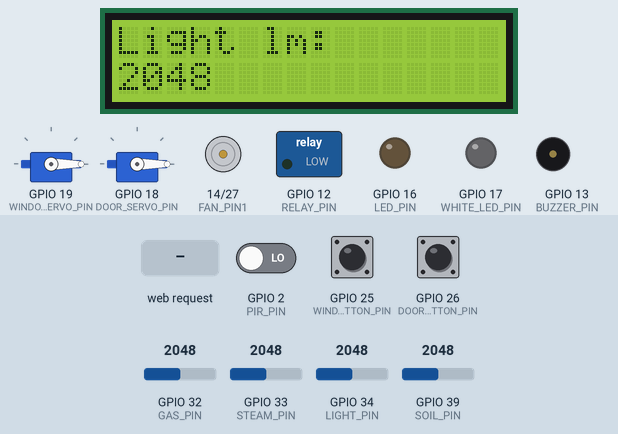
The program below on a simulated ESP32. On the bench: 2 × servo, 16×2 character LCD, motor-driver pin pairs drawn as motors (green arrow = first pin HIGH = forward, orange = second pin HIGH = backward, longer = more drive), switched loads named in the program (green lamp = pin HIGH), output pins drawn as LEDs (lit = HIGH), buzzer (waves = sounding). Dashed ring = blinking. The test bench sets the inputs (shaded band); at power-on: GPIO 34 (LIGHT_PIN) = 2048, GPIO 2 (PIR_PIN) LOW, GPIO 25 (WINDOW_BUTTON_PIN) HIGH, GPIO 26 (DOOR_BUTTON_PIN) HIGH, GPIO 32 (GAS_PIN) = 2048, GPIO 33 (STEAM_PIN) = 2048, GPIO 39 (SOIL_PIN) = 2048. WiFi joins after 1.5 s; servers stay silent unless stated; what the program prints to the serial monitor is not drawn.

Above: at 5.5 s.
5.6 s: GPIO 34 (LIGHT_PIN) set to 219
At 6.3 s:
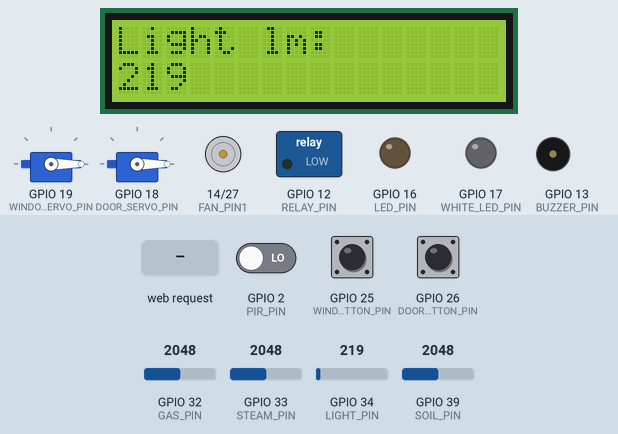
7.1 s: GPIO 34 (LIGHT_PIN) set to 190
At 7.9 s:
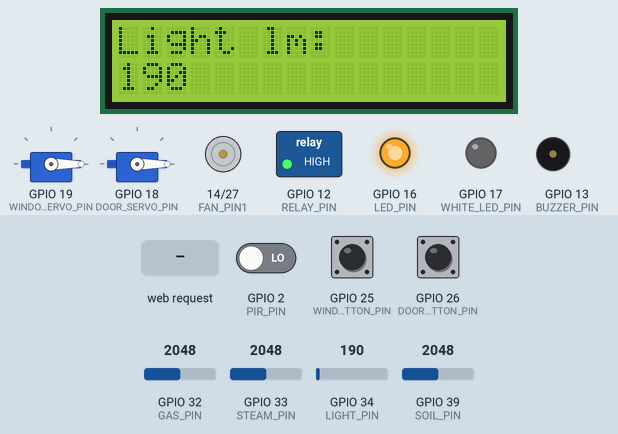
8.7 s: GPIO 2 (PIR_PIN) driven HIGH
At 9.5 s:
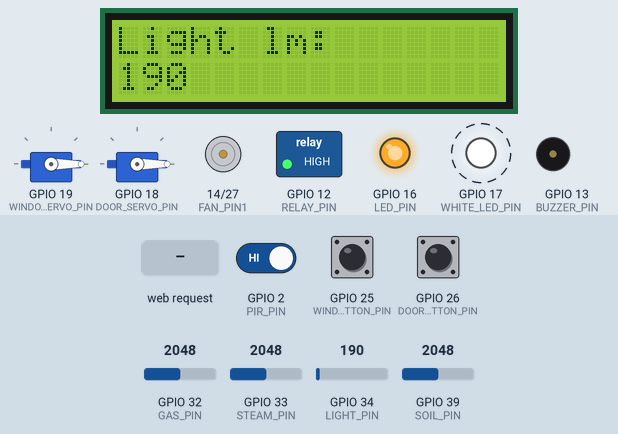
11.7 s: HTTP request GET /fan/on received
At 13.24 s:
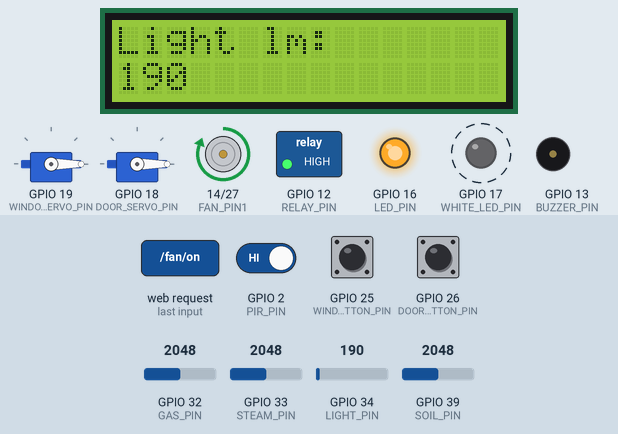
14.6 s: GPIO 34 (LIGHT_PIN) set to 440
At 16.0 s:
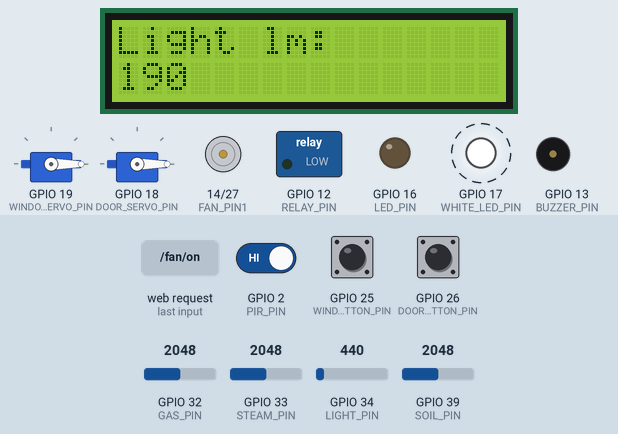
17.6 s: GPIO 25 (WINDOW_BUTTON_PIN) pulled LOW for 1 s
At 34.9 s:
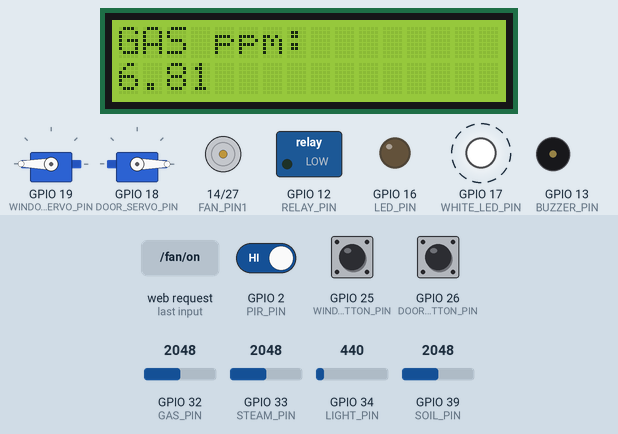
Timing chart, 0 to 35.8 s (numbered marks = the images above; inputs shaded):
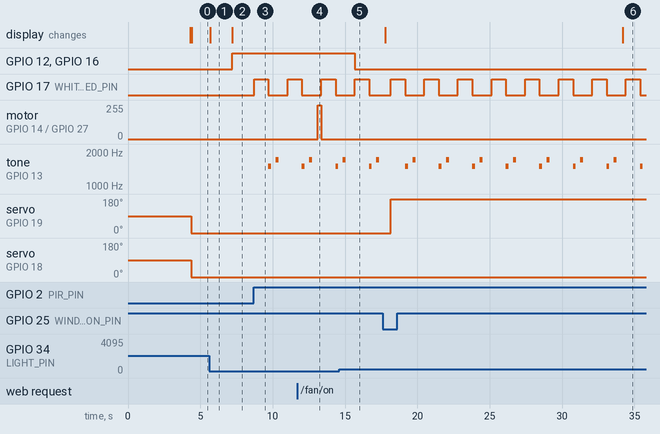

Measured:
- the behaviour switches between 200 and 199 on GPIO 34 (LIGHT_PIN) (found by bisection; images 1 and 2)
- after the input at 5.6 s, the display: changes after 0.10 s (image 1)
- after the input at 7.1 s, GPIO 12 (RELAY_PIN), GPIO 16 (LED_PIN): LOW → HIGH after 0.09 s; the display: changes after 0.11 s (image 2)
- after the input at 8.7 s, GPIO 17 (WHITE_LED_PIN): LOW → HIGH at once, → LOW 1.0 s later, → HIGH 1.3 s later; tone on GPIO 13 (BUZZER_PIN): silent → 1500 Hz after 1.0 s, → silent 0.20 s later, → 1700 Hz 0.30 s later, → silent 0.20 s later
- after the input at 11.7 s, motor on GPIO 14 (FAN_PIN1) / GPIO 27 (FAN_PIN2): stopped → forward 255/255 after 1.4 s, → stopped 0.22 s later
- after the input at 14.6 s, GPIO 12 (RELAY_PIN), GPIO 16 (LED_PIN): HIGH → LOW after 1.1 s
- after the input at 17.6 s, servo on GPIO 19 (WINDOW_SERVO_PIN): 0° → 180° after 0.57 s

The program:

main.cpp
```cpp
#include <Arduino.h>
#include "config.h"
// MotorsControl
#include "motors/Buttons/Buttons.h"
#include "motors/Servos/Servos.h"
// Wi-Fi
#include "network/WebServer/WebServer.h"
#include "network/WiFiManager/WiFiManager.h"
// Sensors
#include "sensors/Sensors.h"
// Display
#include "display/Display.h"

// Motors
ServoControl servos;
// Sensors
GasSensor gas;
LightSensor light;
SoilSensor soil;
SteamSensor steam;
PirSensor pir;
// Display
Display display;


unsigned long lastSwitchTime = 0;
const unsigned long interval = 30000;
int screenMode = 0;


void setup() {
    // Wifi
    Serial.begin(115200);
    delay(300);
    Serial.println();
    Serial.println("Booting ESP32...");
    setupWiFi();
    setupWebServer();
    Serial.println("System ready.");
    // MotorsControl
    Buttons_setup();
    servos.setup();
    // Sensors
    setupDangerHardware(); // initialization of conclusions
    light.setup();
    gas.setup();
    gas.calibrate();
    soil.setup();
    pir.setup();
    // Display
    display.setup();
}


void loop() {
    Buttons_update();
    servos.update();

    unsigned long currentTime = millis();

    if (currentTime - lastSwitchTime >= interval) {
        screenMode = (screenMode + 1) % 4;
        lastSwitchTime = currentTime;
    }

    light.update();
    light.controlLED();

    gas.update();
    gas.controlFan();
    soil.update();
    steam.update();
    pir.detected();

    server.handleClient();

    if (screenMode == 0) {
        int val = light.getValue();
        display.printLight(val);
        Serial.print("Light: ");
        Serial.println(val);
    }
    else if (screenMode == 1) {
        float ppm = gas.getPPM();
        display.printGas(ppm);
        Serial.print("Gas: ");
        Serial.println(ppm);
    }
    else if (screenMode == 2) {
        int val = soil.getValue();
        display.printHimiditty(val);
        Serial.print("Soil Humidity: ");
        Serial.println(val);
    }
    else if (screenMode == 3) {
        int val = steam.getValue();
        display.printSteam(val);
        Serial.print("Steam: ");
        Serial.println(val);
    }

    delay(200);
}
```

Display.cpp
```cpp
#include "Display.h"

Display::Display() : lcd(0x27, 16, 2) { }

void Display::setup() {
    lcd.begin();
    lcd.backlight();
    lcd.setCursor(0, 0);
}

void Display::printGas(float ppm) {
    lcd.clear();
    lcd.setCursor(0, 0);
    lcd.print("GAS ppm:");
    lcd.setCursor(0, 1);
    lcd.print(ppm);
}

void Display::printLight(int value) {
    lcd.clear();
    lcd.setCursor(0, 0);
    lcd.print("Light lm:");
    lcd.setCursor(0, 1);
    lcd.print(value);
}

void Display::printHimiditty(int value) {
    lcd.clear();
    lcd.setCursor(0, 0);
    lcd.print("Soil Humidity %:");
    lcd.setCursor(0, 1);
    lcd.print(value);
}


void Display::printSteam(int value) {
    lcd.clear();
    lcd.setCursor(0, 0);
    lcd.print("Steam Value:");
    lcd.setCursor(0, 1);
    lcd.print(value);
}
```

Display.h
```cpp
#ifndef DISPLAY_H
#define DISPLAY_H

#include <Arduino.h>
#include <Wire.h>
#include <LiquidCrystal_I2C.h>
#include "config.h"

class Display {
  private:
    LiquidCrystal_I2C lcd;
  public:
    Display();
    void setup();
    void printGas(float ppm);
    void printLight(int value);
    void printHimiditty(int value);
    void printSteam (int value);
};

#endif
```

Buttons.cpp
```cpp
#include "Buttons.h"

int WindowState = 0;
int DoorState = 0;

void Buttons_setup() {
    pinMode(WINDOW_BUTTON_PIN, INPUT_PULLUP);
    pinMode(DOOR_BUTTON_PIN, INPUT_PULLUP);
}

void Buttons_update() {
    WindowState = digitalRead(WINDOW_BUTTON_PIN);
    DoorState = digitalRead(DOOR_BUTTON_PIN);
}
```

Buttons.h
```cpp
#ifndef BUTTONS_H
#define BUTTONS_H

#include <Arduino.h>
#include "config.h"

extern int WindowState;
extern int DoorState;

void Buttons_setup();
void Buttons_update();

#endif
```

Servos.cpp
```cpp
#include "Servos.h"

void ServoControl::setup() {
    servoWindow.attach(WINDOW_SERVO_PIN);
    servoDoor.attach(DOOR_SERVO_PIN);
}

void ServoControl::update() {
    static bool windowPos = false;
    static bool doorPos = false;

    if (WindowState == LOW) {
        windowPos = !windowPos;
        delay(200);
    }
    if (DoorState == LOW) {
        doorPos = !doorPos;
        delay(200);
    }

    servoWindow.write(windowPos ? 180 : 0);
    servoDoor.write(doorPos ? 180 : 0);
}
```

Servos.h
```cpp
#ifndef SERVOCONTROL_H
#define SERVOCONTROL_H

#include <Arduino.h>
#include <ESP32Servo.h>
#include "../Buttons/Buttons.h"
#include "config.h"


class ServoControl {
private:
    Servo servoWindow;
    Servo servoDoor;

public:
    void setup();
    void update();
    void setWindowPos(int angle) { servoWindow.write(angle); }
    void setDoorPos(int angle) { servoDoor.write(angle); }
};


#endif
```

WebServer.cpp
```cpp
#include "WebServer.h"
#include "sensors/Sensors.h"
#include "motors/Servos/Servos.h"

extern PirSensor pir;
extern SoilSensor soil;
extern LightSensor light;
extern SteamSensor steam;
extern GasSensor gas;
extern ServoControl servos;

// ============= FAN CONTROL =============
bool fanState = false;
bool fanManualMode = false;
bool ledState = false;


WebServer server(80);

// ============= HTML =============
const char* index_html = R"rawliteral(
<!DOCTYPE html>
<html>
<head>
    <meta charset="UTF-8">
    <title>Smart Home ESP32</title>
    <style>
        body {
            background: #111;
            color: white;
            font-family: Arial;
            padding: 20px;
        }
        button {
            width: 180px;
            padding: 10px;
            margin: 5px;
            font-size: 16px;
            border: none;
            border-radius: 6px;
            cursor: pointer;
        }
        .on { background: #28a745; }
        .off { background: #dc3545; }
        .block { margin-bottom: 20px; }
        .sensorBox { padding: 10px; font-size: 18px; }
    </style>
    <script>
        async function sendReq(url) {
            await fetch(url);
        }

        async function updateSensors() {
            let pir    = await fetch('/sensor/pir').then(r => r.text());
            let soil   = await fetch('/sensor/soil').then(r => r.text());
            let light  = await fetch('/sensor/light').then(r => r.text());
            let steam  = await fetch('/sensor/steam').then(r => r.text());
            let gas    = await fetch('/sensor/gas').then(r => r.text());

            document.getElementById('pir').innerText   = pir;
            document.getElementById('soil').innerText  = soil;
            document.getElementById('light').innerText = light;
            document.getElementById('steam').innerText = steam;
            document.getElementById('gas').innerText   = gas;
        }

        setInterval(updateSensors, 2000);
    </script>
</head>
<body>

<h2>ESP32 Smart Home Control</h2>

<div class="block">
    <h3>LED</h3>
    <button class="on" onclick="sendReq('/led/on')">LED Activate</button>
</div>

<div class="block">
    <h3>White LED</h3>
    <button class="on" onclick="sendReq('/white/on')">White Activate</button>
</div>

<div class="block">
    <h3>Fan Control</h3>
    <button class="on" onclick="sendReq('/fan/on')">Fan Activate</button>
</div>

<div class="block">
    <h3>Window Servo</h3>
    <button class="on" onclick="sendReq('/servo/window/open')">Open Window</button>
    <button class="off" onclick="sendReq('/servo/window/close')">Close Window</button>
</div>

<div class="block">
    <h3>Door Servo</h3>
    <button class="on" onclick="sendReq('/servo/door/open')">Open Door</button>
    <button class="off" onclick="sendReq('/servo/door/close')">Close Door</button>
</div>

<div class="block">
    <h3>Sensors (auto update)</h3>
    <div class="sensorBox">Soil: <span id="soil">...</span></div>
    <div class="sensorBox">Light: <span id="light">...</span></div>
    <div class="sensorBox">Steam: <span id="steam">...</span></div>
    <div class="sensorBox">Gas: <span id="gas">...</span></div>
</div>

</body>
</html>
)rawliteral";

// ============ SERVER ==============
void setupWebServer() {

    server.on("/", []() {
        server.send(200, "text/html", index_html);
    });

    // =========== FAN ===============
    pinMode(FAN_PIN1, OUTPUT);
    pinMode(FAN_PIN2, OUTPUT);

    server.on("/fan/on", []() {
        fanManualMode = true;
        fanState = true;

        digitalWrite(FAN_PIN1, HIGH);
        digitalWrite(FAN_PIN2, LOW);

        server.send(200, "text/plain", "FAN_ON");
    });

    server.on("/fan/off", []() {
        fanState = false;
        fanManualMode = false;

        digitalWrite(FAN_PIN1, LOW);
        digitalWrite(FAN_PIN2, LOW);

        server.send(200, "text/plain", "FAN_OFF");
    });

    // ======== LED ========
    // LED
    server.on("/led/on",  []() { ledState = true; digitalWrite(LED_PIN, HIGH); server.send(200,"text/plain","LED_ON"); });

    // White LED
    server.on("/white/on",  []() { digitalWrite(WHITE_LED_PIN, HIGH); server.send(200,"text/plain","WHITE_LED_ON"); });

    // ======== Sensors ========
    server.on("/sensor/soil",  [](){ soil.update(); server.send(200,"text/plain", String(soil.getValue())); });
    server.on("/sensor/light", [](){ light.update(); server.send(200,"text/plain", String(light.getValue())); });
    server.on("/sensor/steam", [](){ steam.update(); server.send(200,"text/plain", String(steam.getValue())); });
    server.on("/sensor/gas",   [](){ gas.update();   server.send(200,"text/plain", String(gas.getPPM())); });

    server.begin();
    Serial.println("WebServer started!");
}
```

WebServer.h
```cpp
#ifndef WEBSERVER_H
#define WEBSERVE_H

#pragma once
#include <WebServer.h>
#include "config.h"
#include "sensors/Sensors.h"

extern PirSensor pir;
extern SoilSensor soil;
extern LightSensor light;
extern SteamSensor steam;
extern GasSensor gas;
extern WebServer server;

void setupWebServer();
void handleWebServer();
extern const char* index_html;

#endif
```

WiFiManager.cpp
```cpp
#include "WiFiManager.h"
#include <WiFi.h>
#include "config.h"

void setupWiFi() {
    Serial.println("Connecting to Wi-Fi...");
    WiFi.begin(WIFI_SSID, WIFI_PASSWORD);

    while (WiFi.status() != WL_CONNECTED) {
        delay(500);
        Serial.print(".");
    }

    Serial.println();
    Serial.println("WiFi connected!");

    IPAddress ip = WiFi.localIP();

    Serial.print("IP address: ");
    Serial.println(ip);

    Serial.println();
    Serial.print("Open web interface: http://");
    Serial.println(ip);
}
```

WiFiManager.h
```cpp
#pragma once

void setupWiFi();
    
```

Sensors.cpp
```cpp
#include "Sensors.h"
#include <math.h>


// ----------------------- PIR -----------------------
void PirSensor::setup() {
    pinMode(PIR_PIN, INPUT);
}

void PirSensor::detected() {
    if (digitalRead(PIR_PIN) == HIGH) {
        dangerLight();
        alertBuzzerOnce();
    }
}


// ----------------------- SOIL -----------------------

void SoilSensor::setup() {
    pinMode(SOIL_PIN, INPUT);
}

void SoilSensor::update() {
    value = analogRead(SOIL_PIN);
}

void SoilSensor::controlWarm() {
    if (value > 3000) {
        dangerLight();
        alertBuzzerOnce();
    }
}

int SoilSensor::getValue() {
    return value;
}

// ----------------------- LIGHT -----------------------

void LightSensor::setup() {
    pinMode(LIGHT_PIN, INPUT);
    pinMode(LED_PIN, OUTPUT);
    pinMode(RELAY_PIN, OUTPUT);
}

void LightSensor::update() {
    value = analogRead(LIGHT_PIN);
}

void LightSensor::controlLED() {
    if (value < 200) {
        digitalWrite(LED_PIN, HIGH);
        digitalWrite(RELAY_PIN, HIGH);
    } else {
        digitalWrite(LED_PIN, LOW);
        digitalWrite(RELAY_PIN, LOW);
    }
}

int LightSensor::getValue() {
    return value;
}

// ----------------------- Steam -----------------------

void SteamSensor::setup() {
    pinMode(STEAM_PIN, INPUT);
}

void SteamSensor::update() {
    value = analogRead(STEAM_PIN);
}

void SteamSensor::controlPump() {
    if (value > 700) {
        enterDanger();
        alertBuzzerOnce();
    } else {exitDanger();}
}

int SteamSensor::getValue() {
    return value;
}

// ----------------------- GAS -----------------------

#define RL 10.0f
float GasSensor::RO = 10.0f;

void GasSensor::setup() {
    pinMode(GAS_PIN, INPUT);
}

void GasSensor::update() {
    lastRaw = analogRead(GAS_PIN);
}

void GasSensor::calibrate() {
    long sum = 0;
    for (int i = 0; i < 50; i++) {
        int raw = analogRead(GAS_PIN);
        float Vrl = raw * 3.3f / 4095.0f;
        float Rs = (3.3f - Vrl) / Vrl * RL;
        sum += Rs;
        delay(50);
    }
    RO = (sum / 50.0f) / 9.83f;
    Serial.print("Calibrated RO = ");
    Serial.println(RO);
}

float GasSensor::getPPM() {
    float Vrl = lastRaw * 3.3f / 4095.0f;
    float Rs = (3.3f - Vrl) / Vrl * RL;
    float ratio = Rs / RO;
    return pow(10, (-0.45f * log10(ratio) + 1.3f));
}

void GasSensor::controlFan() {
    float ppm = getPPM();
    if (ppm > 400) {
        enterDanger();
        alertBuzzerOnce();
    } else {
        exitDanger();
    }
}
```

Sensors.h
```cpp
#ifndef SENSORS_H
#define SENSORS_H

#include <Arduino.h>
#include "config.h"
#pragma once

// ----------------------- PIR -----------------------
class PirSensor {
public:
    void setup();
    void detected();
};


// ----------------------- Humidity -----------------------
class SoilSensor {
private:
    int value = 0;

public:
    void setup();
    void update();
    void controlWarm();
    int getValue();
};

// ----------------------- Light -----------------------
class LightSensor {
private:
    int value = 0;

public:
    void setup();
    void update();
    void controlLED();
    int getValue();
};


// ----------------------- Steam -----------------------
class SteamSensor {
private:
    int value = 0;

public:
    void setup();
    void update();
    void controlPump();
    int getValue();
};


// ----------------------- Gas -----------------------
class GasSensor {
private:
    int lastRaw = 0;
public:
    static float RO;
    void setup();
    void update();
    void calibrate();
    float getPPM();
    void controlFan();
};

// ----------------------- DANGER/ALER -----------------------


// -------------------------------------------------------
// INITIALIZATION OF CONCLUSIONS
// -------------------------------------------------------

inline void setupDangerHardware() {
    pinMode(WHITE_LED_PIN, OUTPUT);
    pinMode(FAN_PIN1, OUTPUT);
    pinMode(FAN_PIN2, OUTPUT);
    pinMode(BUZZER_PIN, OUTPUT);
}

// -------------------------------------------------------
// BUZZER ALERT
// -------------------------------------------------------

inline void alertBuzzerOnce() {
    // First tone
    tone(BUZZER_PIN, 1500);
    delay(200);
    noTone(BUZZER_PIN);
    delay(300);

    // Second tone (double alarm)
    tone(BUZZER_PIN, 1700);
    delay(200);
    noTone(BUZZER_PIN);
    delay(400);
}


// -------------------------------------------------------
// DANGER CONTROL (light + fan)
// -------------------------------------------------------

inline void enterDanger() {
    digitalWrite(FAN_PIN1, HIGH);
    digitalWrite(FAN_PIN2, LOW);
    digitalWrite(WHITE_LED_PIN, HIGH);
    alertBuzzerOnce();
}

inline void exitDanger() {
    digitalWrite(FAN_PIN1, LOW);
    digitalWrite(FAN_PIN2, LOW);
    digitalWrite(WHITE_LED_PIN, LOW);
}


// -------------------------------------------------------
// SIMPLE DANGER LIGHT (for PIR)
// -------------------------------------------------------

inline void dangerLight() {
    digitalWrite(WHITE_LED_PIN, HIGH);
    delay(1000);
    digitalWrite(WHITE_LED_PIN, LOW);
}


#endif
```

config.h
```cpp
#ifndef CONFIG_H
#define CONFIG_H

// WIFI
#define WIFI_SSID "YOUR_NAME_WIFI"
#define WIFI_PASSWORD "YOUR_PASSWWORD_WIFI"


// LEDS
#define LED_PIN 16
#define WHITE_LED_PIN 17

// SENSORS
#define SOIL_PIN 39
#define STEAM_PIN 33
#define LIGHT_PIN 34
#define PIR_PIN 2
#define GAS_PIN 32

// BUTTONS
#define DOOR_BUTTON_PIN 26
#define WINDOW_BUTTON_PIN 25

// SERVOS — PWM-only
#define WINDOW_SERVO_PIN 19
#define DOOR_SERVO_PIN 18

// RELAY
#define RELAY_PIN 12

// FAN (двигатель)
#define FAN_PIN1 14
#define FAN_PIN2 27

// SOUND
#define BUZZER_PIN 13
#pragma once

// DISPLAY
#define DISPLAY_SDA 21
#define DISPLAY_SCL 22


#endif
```
